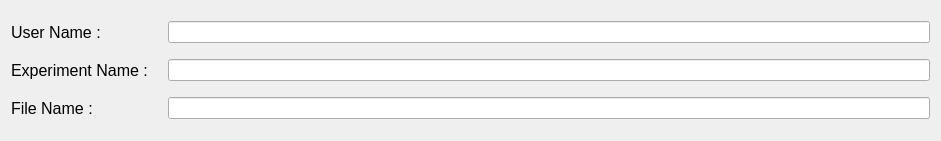
     <widget class="QWidget" name="gridLayoutWidget_4">
      <property name="geometry">
       <rect>
        <x>50</x>
        <y>30</y>
        <width>941</width>
        <height>141</height>
       </rect>
      </property>
      <layout class="QGridLayout" name="gridLayout_4">
       <item row="2" column="0" colspan="2">
        <widget class="QLabel" name="fileName">
         <property name="font">
          <font>
           <pointsize>12</pointsize>
          </font>
         </property>
         <property name="text">
          <string>File Name :   </string>
         </property>
        </widget>
       </item>
       <item row="0" column="2">
        <widget class="QLineEdit" name="user"/>
       </item>
       <item row="1" column="0" colspan="2">
        <widget class="QLabel" name="experimentName">
         <property name="font">
          <font>
           <pointsize>12</pointsize>
           <weight>50</weight>
           <bold>false</bold>
          </font>
         </property>
         <property name="text">
          <string>Experiment Name :   </string>
         </property>
        </widget>
       </item>
       <item row="2" column="2">
        <widget class="QLineEdit" name="file"/>
       </item>
       <item row="1" column="2">
        <widget class="QLineEdit" name="experiment"/>
       </item>
       <item row="0" column="0" colspan="2">
        <widget class="QLabel" name="userName">
         <property name="font">
          <font>
           <pointsize>12</pointsize>
           <weight>50</weight>
           <bold>false</bold>
          </font>
         </property>
         <property name="text">
          <string>User Name :   </string>
         </property>
        </widget>
       </item>
      </layout>
     </widget>
